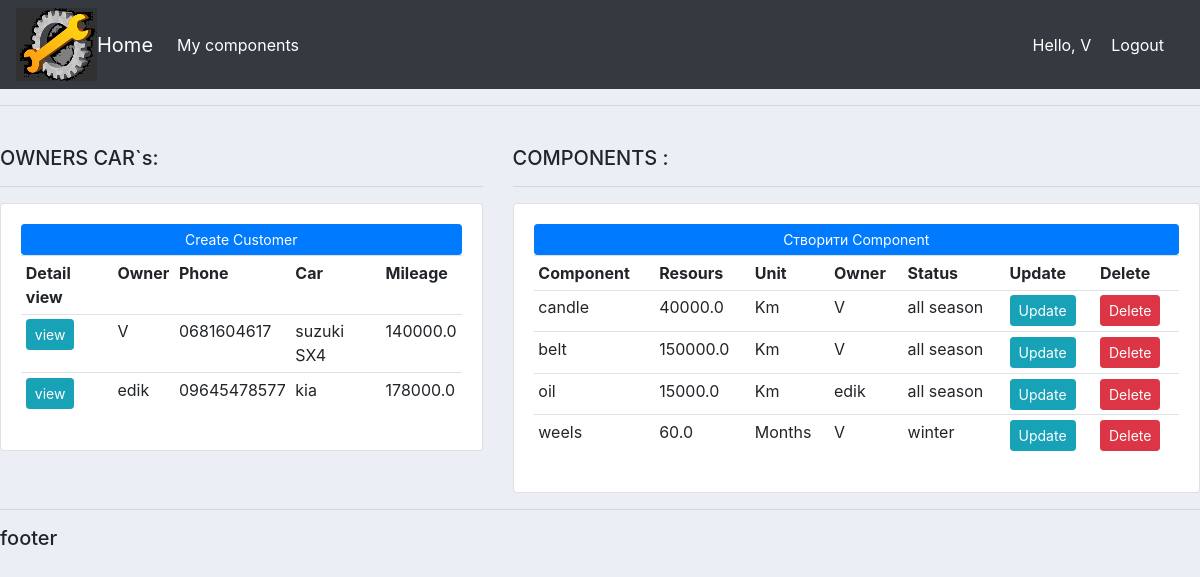
The app's page / (signed in) with its own data.
### accounts/models.py (models this page shows, shortened)
class Owner(models.Model):
    user = models.OneToOneField(User, null=True, blank=True, on_delete=models.CASCADE)
    name = models.CharField(max_length=200, null=True)
    phone = models.CharField(max_length=200, null=True)
    email = models.CharField(max_length=200, null=True)
    car = models.CharField(max_length=200, null=True)
    mileage = models.FloatField(null=True)
    date_created = models.DateTimeField(auto_now_add=True)

class Component(models.Model):
    STATUS = (
        ('winter', 'winter'),
        ('all season', 'all season'),
        ('summer', 'summer'),
    )
    measurement = (
        ('Km', 'km'),
        ('Months', 'months'),
    )
    name = models.CharField(max_length=200, null=True)
    resource = models.FloatField(null=True, blank=True)
    unit = models.CharField(max_length=200, null=True, choices=measurement)
    description = models.CharField(max_length=600, null=True, blank=True)
    mileage_installation = models.FloatField(null=True, blank=True)
    date_installation = models.DateTimeField(null=True, blank=True, default=datetime.datetime.now())
    owner = models.ForeignKey(Owner, null=True, on_delete=models.SET_NULL)
    status = models.CharField(max_length=200, null=True, choices=STATUS, default='all season')

### accounts/decorators.py (the view)
    def wrapper_function(request, *args, **kwargs):
        group = None
        if request.user.groups.exists():
            group = request.user.groups.all()[0].name
        if group == 'admins':
            return view_func(request, *args, **kwargs)
        else:
            return redirect('my_components')

### accounts/views.py (called while the page is built)
@login_required(login_url='login')
@admin_only
@allowed_users(allowed_roles=['admins'])
def home(request):
    components = Component.objects.all()
    owners = Owner.objects.all()
    context = {'components': components, 'owners': owners}
    return render(request, 'accounts/dashboard.html', context)

### accounts/templates/accounts/dashboard.html
{%  extends 'accounts/main.html' %}
{% load mathfilters %}
{% block content %}
<br>
<div class="row">
	<div class="col-md-5">
		<h5>OWNERS CAR`s:</h5>
		<hr>
		<div class="card card-body">
			<a class="btn btn-primary  btn-sm btn-block" href="">Create Customer</a>
			<table class="table table-sm">
				<tr>
					<th>Detail view</th>
					<th>Owner</th>
					<th>Phone</th>
					<th>Car</th>
					<th>Mileage</th>
				</tr>
                 {% for owner in owners %}
				<tr>
					<th><a class= "btn btn-sm btn-info" href="{% url 'owner' owner.id %}"> view </a></th>
					<td> {{owner.name}}</td>
					<td> {{owner.phone}}</td>
					<td> {{owner.car}}</td>
					<td> {{owner.mileage }}</td>
				</tr>
				{%endfor%}
			</table>
		</div>
	</div>
	<div class="col-md-7">
		<h5>COMPONENTS :</h5>
		<hr>
		<div class="card card-body">
			<a class="btn btn-primary  btn-sm btn-block" href="{% url 'create_component' user.id %}">Cтворити Component</a>
			<table class="table table-sm">
				<tr>
					<th>Component</th>
					<th>Resours</th>
					<th>Unit</th>
					<th>Owner</th>
					<th>Status</th>
					<th>Update</th>
					<th>Delete</th>
				</tr>
				 {% for component in components %}
				<tr>
					<td>{{component.name}}</td>
					<td>{{component.resource}}</td>
					<td>{{component.unit}}</td>
					<td>{{component.owner.name}}</td>
                        <td>{{component.status}}</td>
				    <td> <a class= "btn btn-sm btn-info"  href= "{% url 'update_component' component.id %}" >Update</a> </td>
					<td><a class= "btn btn-sm btn-danger" href="{% url 'delete_component' component.id %}">Delete</a> </td>
				</tr>
				{%endfor%}
			</table>
		</div>
	</div>
</div>
{% endblock %}

### accounts/templates/accounts/main.html (shortened to what this page needs)
<!DOCTYPE html>
{% load static %}
<html lang="en">
<head>
    <link rel="stylesheet" href="https://stackpath.bootstrapcdn.com/bootstrap/4.4.1/css/bootstrap.min.css"
>
    <link rel="stylesheet" type="text/css" href="{% static '/css/main.css' %}">
</head>
<body>
{% include 'accounts/navbar.html' %}
<hr>
{% block content %} {% endblock %}
<hr>
<h5>footer</h5>
</body>
</html>

### accounts/templates/accounts/navbar.html (shortened to what this page needs)
{% load static %}
<nav class="navbar navbar-expand-lg navbar-dark bg-dark"><img src = "{% static '/images/logo2.png' %}">
  {% if request.user.is_staff %}
  <a class="navbar-brand" href="{% url 'home'%}">Home</a>
  <div class="collapse navbar-collapse" id="navbarNav">
    <ul class="navbar-nav">
      <li class="nav-item active">
        <a class="nav-link" href="{% url 'my_components' %}"> My components</a>
      </li>
      <li class="nav-item">
        <a class="nav-link"></a>
      </li>
    </ul>
    </div>
{% endif %}
  <span class="hello-msg"> Hello, {{user}} </span>
  <span> <a class="hello-msg" href="{% url 'logout' %}"> Logout</a> </span>
</nav>

### static/css/main.css (style rules this page uses)
body { background-color: #ebeff5; }

### accounts/templates/accounts/navbar.html (style rules this page uses)
.hello-msg { font-size: 18 px; color:#fff; margin-right: 20px; }

### records on screen
Owner: name "V", phone "0681604617", car "suzuki SX4", mileage "140000.0"
Owner: name "edik", phone "09645478577", car "kia", mileage "178000.0"
Component: name "candle", resource "40000.0", unit "Km", owner.name "V", status "all season"
Component: name "belt", resource "150000.0", unit "Km", owner.name "V", status "all season"
Component: name "oil", resource "15000.0", unit "Km", owner.name "edik", status "all season"
Component: name "weels", resource "60.0", unit "Months", owner.name "V", status "winter"

### other values on screen
{{ user }} "V"
